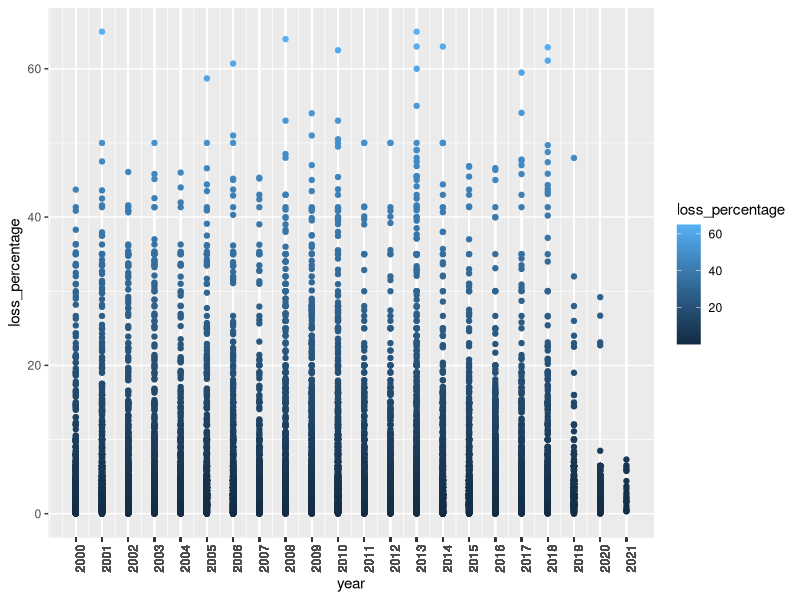
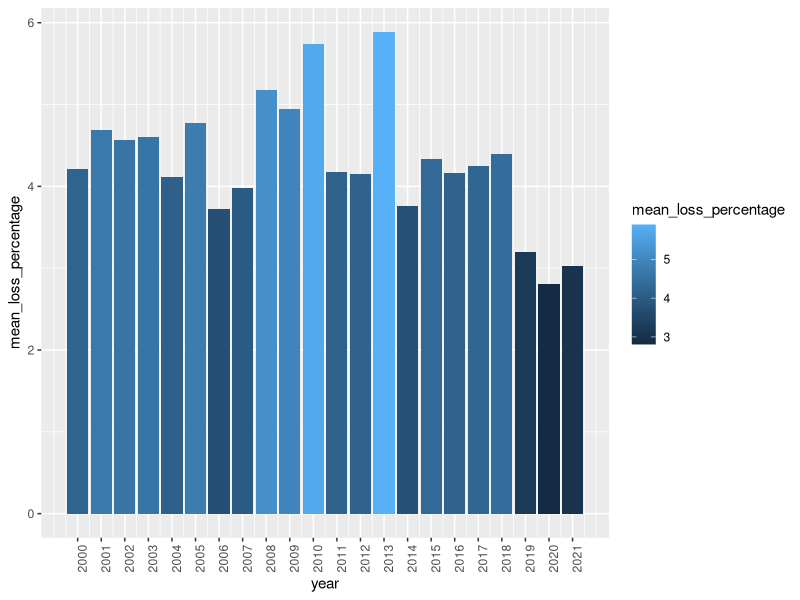

These charts were generated, in order, by the following R code:
setwd("D:/WORK/Data Science/Google data analysis/8/Capstone Project 3")

library(tidyverse)
library(ggplot2)

#import data

data <- read.csv("Data.csv")

head(data)
View(data)

## lets do some data cleaning

## lets drop some unneeded columns

rem_col <- c("m49_code", "region", "cpc_code", "loss_percentage_original",
             "sample_size", "method_data_collection", "reference", 
             "reference.1", "reference.2", "loss_quantity", "treatment", "cause_of_loss")

newdata <- data %>% 
  select(- one_of(rem_col))

View(newdata)

## lets do some data explorations
#get column names
colnames(newdata)

dim(newdata)

str(newdata)

summary(newdata)

## lets find unique elements in the columns

unique(newdata$country) # we have 149 countries in this dataset

unique(newdata$commodity) # 195 commodities in this study

unique(newdata$year) # the study span from 2009 to 2021

unique(newdata$activity) #111 activities that leads to loss are mentioned in this study

unique(newdata$food_supply_stage) # 19 food supply stages where losses occur

## lets get min and max loss percentage

min(newdata$loss_percentage) #0.003%

max(newdata$loss_percentage) #65%

## lets check for duplicates
sum(duplicated(newdata)) # detected 390 duplicates

## lets drop duplicates

clean_data <- distinct(newdata)

View(clean_data)

## Also I want to remove aggregations that came with the dataset
aggr_country <- paste(c("Africa", "Australia and New Zealand", "China,Taiwan", "Northern Africa",
                  "Northern America", "Saint Kitts and Nevis", "South-Eastern Asia",
                  "Southern Asia", "Sub-Saharan Africa", "Western Africa", "Western Asia"), 
                  collapse = '|')

cleandata1 <- clean_data %>% 
  filter(!grepl(aggr_country, country))

View(cleandata1)


## data segmentation
## lets group by countries

df_countries <- cleandata1 %>% 
  group_by(country) %>% 
  summarise(mean_loss_percentage = mean(loss_percentage))

View(df_countries)

## group by year

df_year <- cleandata1 %>% 
  group_by(year) %>% 
  summarise(mean_loss_percentage = mean(loss_percentage))

View(df_year)

# group by coutry, year and get percentage yearly loss
df_counyear <- cleandata1 %>% 
  group_by(country, year) %>% 
  summarise(mean_loss_percentage = mean(loss_percentage))

View(df_counyear)

## commodity activity percentage loss
df_commdity <- cleandata1 %>% 
  group_by(country, food_supply_stage) %>% 
  summarise(average_loss = mean(loss_percentage))

View (df_commdity)

## some data visualization
#scatter plot of losses per year
ggplot(data = cleandata1, aes(x=year, y=loss_percentage)) +
  geom_point(aes(color=loss_percentage)) +
  theme(axis.text.x = element_text(angle = 90)) +
  scale_x_continuous(labels = as.character(cleandata1$year), breaks = cleandata1$year)


#barplot of average loss per year
ggplot(data = df_year) +
  geom_col(mapping = aes(x=year, y=mean_loss_percentage, fill= mean_loss_percentage)) +
  theme(axis.text.x = element_text(angle = 90)) +
  scale_x_continuous(labels = as.character(df_year$year), breaks = df_year$year)

#export data out for dashboard
write.csv(cleandata1, "foodlossclean.csv", row.names = FALSE)
                 